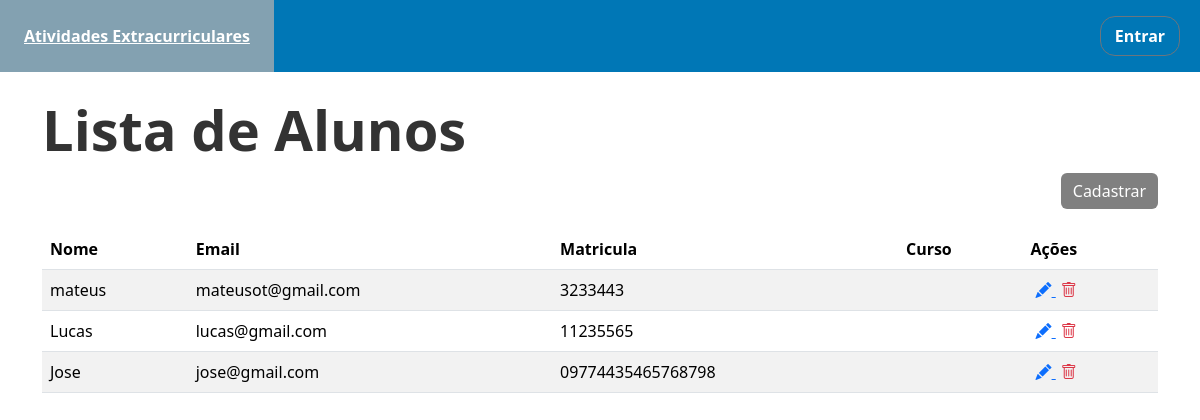
Before: /alunos/ with the older database file.
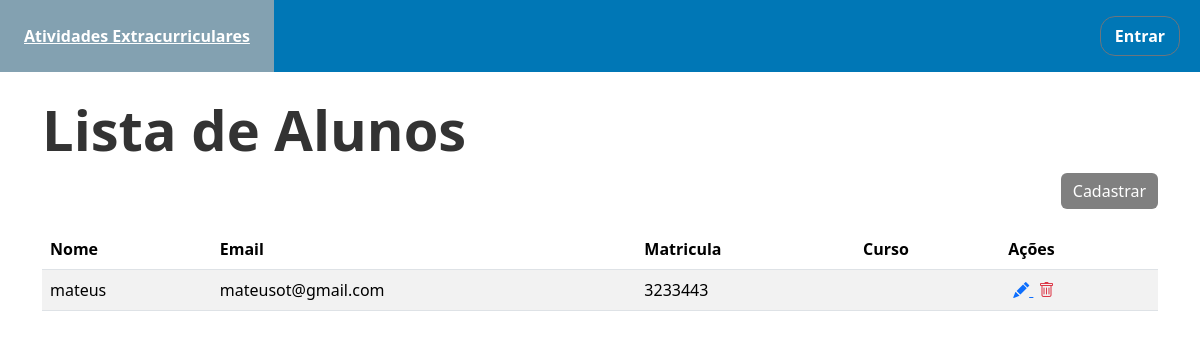
After: the same page with the newer database file.
### site_pfi/models.py (models this page shows, shortened)
class Aluno(models.Model):
    nome = models.CharField(max_length=50)
    email = models.EmailField(max_length=80)
    matricula = models.CharField(max_length=30, unique=True)
    fk_curso = models.ForeignKey('Curso',on_delete=models.SET_NULL, null=True, blank=True )

### site_pfi/views.py (the view)
# urls.py: path('alunos/', AlunosListView.as_view(), name='alunos'),
class AlunosListView(ListView):
    model = Aluno
    template_name = 'aluno_list.html'
    context_object_name = 'alunos' #Carrega uma lista com os dados do bd
    extra_context = {'form_titulo' : 'Lista de Alunos'}

### templates/aluno_list.html (shortened to what this page needs)
{% extends 'page.html' %}
{% block conteudo %}
    <div class="content container mt-4">
        <h2 class="section-title">
            {{ form_titulo }}
        </h2>
        <div class="text-end">
            <a class="btn btn-success" href="{% url 'novo_aluno' %}" style="background-color: gray; border: gray">Cadastrar </a>
        </div>
        <table class="table table-striped" style="margin-top: 20px;">
            <thead class='table'>
            <tr>
                <th>Nome</th>
                <th>Email</th>
                <th>Matricula</th>
                <th>Curso</th>
                <th>Ações</th>
            </tr>
            </thead>
            <tbody>
            {% for al in alunos %}
                <tr>
                    <td>{{ al.nome }}</td>
                    <td>{{ al.email }}</td>
                    <td>{{ al.matricula }}</td>
                    <td>{{ al.curso }}</td>
                    <td>
                        <a href="{% url 'editar_aluno' al.pk %}" style="margin-left: 5px" >
                            <i class="bi bi-pencil-fill"></i>
                        </a>
                        <a class="text-danger" href="{% url 'remover_aluno' al.pk %}" style="margin: 5px">
                            <i class="bi bi-trash"></i>
                        </a>
                    </td>
                </tr>
            {% endfor %}
            </tbody>
        </table>
    </div>
{% endblock conteudo %}

Changed rows visible on the page:
removed Aluno: nome "Lucas", email "lucas@gmail.com", matricula "11235565"
removed Aluno: nome "Jose", email "jose@gmail.com", matricula "09774435465768798"
